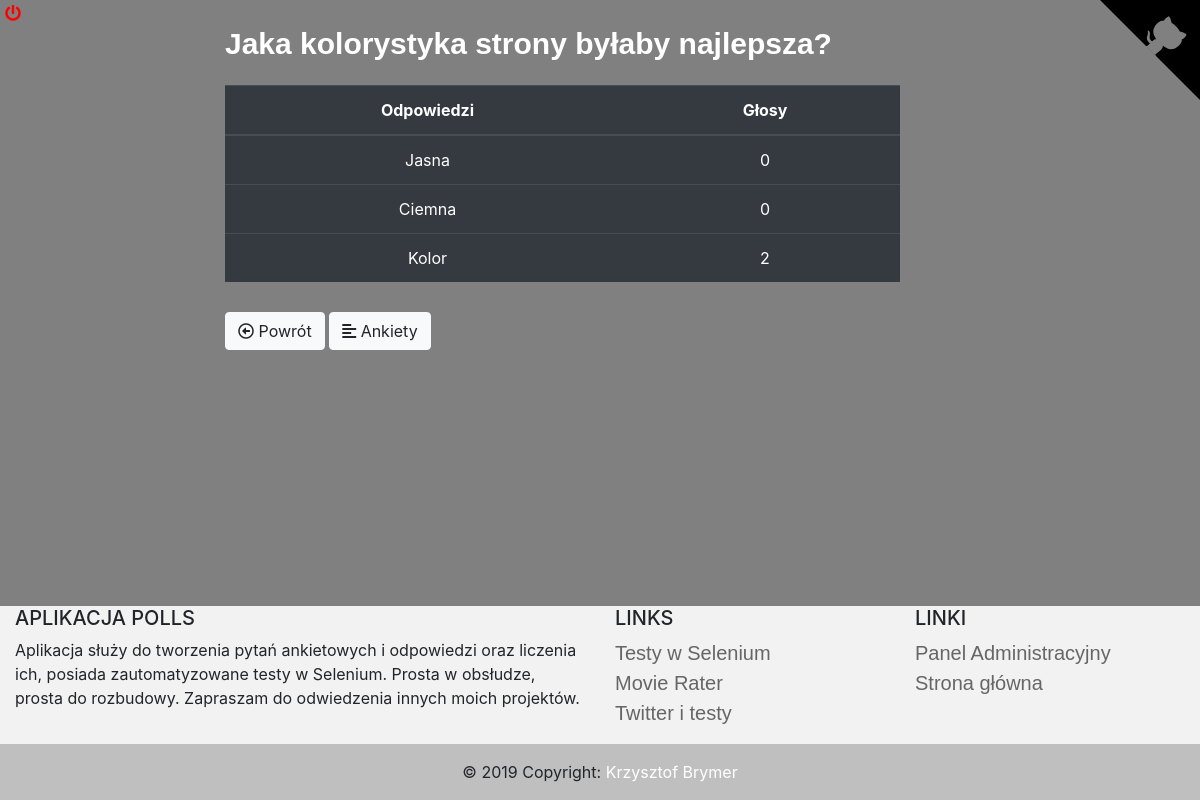
/polls/12/results/, run on the app's committed database.
### polls/models.py (models this page shows, shortened)
class Question(models.Model):
    question_text = models.CharField(max_length=200)
    pub_date = models.DateTimeField('Date published')
    def was_published_recently(self):
        now = timezone.now()
        return now - datetime.timedelta(days=1) <= self.pub_date <= now
    was_published_recently.admin_order_field = 'pub_date'
    was_published_recently.boolean = True
    was_published_recently.short_description = 'Published recently?'

class Choice(models.Model):
    question = models.ForeignKey(Question, on_delete=models.CASCADE)
    choice_text = models.CharField(max_length=200)
    votes = models.IntegerField(default=0)

### polls/views.py (the view)
# urls.py: path('<int:pk>/results/', views.ResultsView.as_view(), name='results'),
class ResultsView(generic.DetailView):
    model = Question
    template_name = 'polls/results.html'

### polls/templates/polls/results.html (shortened to what this page needs)
{% extends 'polls/base.html' %}
{% block body %}
    <div class="container">
        <h2>{{ question.question_text }}</h2>
        <table class="table table-hover table-dark">
          <thead align="center">
            <tr>
              <th scope="col" style="width:60%">Odpowiedzi</th>
              <th scope="col" style="width:40%">Głosy</th>
            </tr>
          </thead>
          <tbody align="center">
            {% for choice in question.choice_set.all %}
                <tr>
                  <td>{{ choice.choice_text }}</td>
                  <td>{{ choice.votes }}</td>
                </tr>
            {% endfor %}
          </tbody>
        </table>
        <a class="btn btn-light" href="{% url 'polls:detail' question.id %}">
            <i class="far fa-arrow-alt-circle-left"></i> Powrót</a>
        <a class="btn btn-light" href="{% url 'polls:index' %}"><i class="fas fa-align-left"></i> Ankiety</a>
    </div>
{% endblock %}

### static/polls/style.css (style rules this page uses)
html, body { background: grey; height: 100%; width: 100%; margin: 0; display: table; }
h2 { font-size: 30px; font-family: 'Arial'; font-weight: bold; padding-bottom: 15px; width: 100%; color: white; }
.container { width: 65%; margin: auto; }
.table { width: 90%; margin-bottom: 30px; }

### data on the page
Question: question_text "Jaka kolorystyka strony byłaby najlepsza?"
Choice: choice_text "Jasna", votes "0"
Choice: choice_text "Ciemna", votes "0"
Choice: choice_text "Kolor", votes "2"
